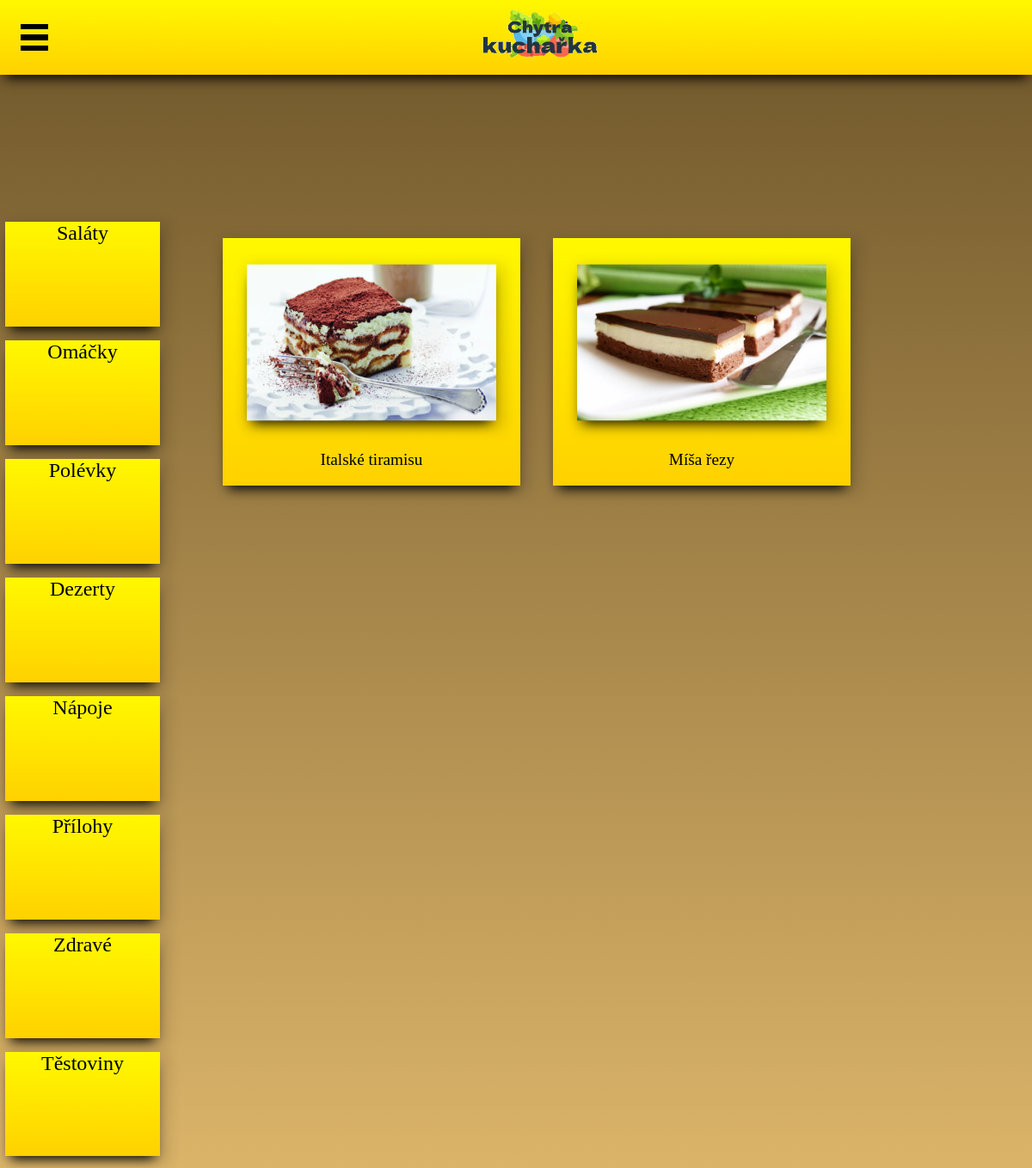
/?page=4, run on the app's committed database.
### tables this page shows
CREATE TABLE `kategorie` (
  `id` int(10) UNSIGNED NOT NULL,
  `nazev` varchar(45) NOT NULL
);

### DATA/kategorie.php (called while the page is built, shortened)
<?php
class Kategorie{
    private $query;
    public function __construct($db_connect){
        $this->query = "SELECT id, nazev FROM kategorie";
        return $this->query = mysqli_query($db_connect, $this->query);
    }
    public function get_data(){
        foreach($this->query as $this->kategorie){
            $id = $this->kategorie["id"];
            $nazev = $this->kategorie["nazev"];
            $arr[] = $id."/".$nazev;
        }
        return $arr;
    }
}

### index.php (the view, shortened to what this page needs)
<?php
    require_once("DATA/kategorie.php");
    $page = $_GET["page"] ?? "home";
    $conn = (new Database)->connect();
    $kategorie = (new Kategorie($conn))->get_data();
    foreach($kategorie as $kat_row){
        $kat_rows[] = explode("/", $kat_row);
    }
?>
<!DOCTYPE html>
<html lang="cs">
<head>
    <link rel="stylesheet" href="STYLE/style.css">
</head>
<body>
    <?php
    echo "<header><div class='filtr_button' id='toggle' class='filtr' onclick='toggle_filtr()' value='filtr'><div id='one' class='one'></div><div id='two' class='two'></div><div id='three' class='three'></div></div><img src='PICS/logo.png' alt='logo Chytrá kuchařka' class='logo' onclick=\"location.href='?page=home'\"></header>";
    echo "<div class='kat_menu'>";
            foreach($kat_rows as $row){
                echo "<div class='kat_button' onclick=\"location.href ='?page=$row[0]'\">$row[1]</div>";
            }
        echo "</div>";
    if(is_numeric($page)){
        echo "<div class='recept_list'>";
        $query = mysqli_query($conn, "SELECT DISTINCT nazev, obrazek FROM recept WHERE kategorie_id = $page");
        foreach($query as $recept_data){
            echo "<div class='recept_button' onclick=\"location.href ='?page=$recept_data[nazev]'\"><img src='PICS/$recept_data[obrazek]' alt='$recept_data[nazev]' class='recept_pic'>$recept_data[nazev]</div>";
        }
    }
    echo "</div>";
    ?>
</body>
</html>

### STYLE/style.css (style rules this page uses)
body { background-image: linear-gradient(rgb(110, 86, 42), rgb(219, 180, 105)); background-attachment: fixed; width: 100%; height: 100%; margin: 0px; padding: 0px; font-size: 1.2em; font-family: 'Times New Roman'; }
header { display: flex; align-items: center; width: 100%; background-image: linear-gradient(rgba(255,248,0,1), rgba(255,209,0,1)); box-shadow: 0px 10px 13px -7px #000000, 5px 5px 15px 5px rgba(0,0,0,0.12); margin-bottom: 1%; z-index: 1000; }
.logo { margin: auto; }
.kat_menu { position: fixed; width: 15%; height: 80%; bottom: 1%; left: 0.5%; display: flex; flex-direction: column; row-gap: 1.5%; z-index: -3; }
.kat_button { width: 100%; height: 80%; font-size: 1.5em; text-align: center; word-wrap:break-word; background-image: linear-gradient(rgba(255,248,0,1), rgba(255,209,0,1)); box-shadow: 0px 10px 13px -7px #000000, 5px 5px 15px 5px rgba(0,0,0,0.12); vertical-align: middle; }
.recept_list { position: fixed; left: 20%; bottom: 1%; width: 80%; height: 80%; display: flex; flex-wrap: wrap; justify-content: left; overflow-y: scroll; overflow-x: hidden; }
.recept_button { height: 15em; width: 18em; text-align: center; margin: 2%; background-image: linear-gradient(rgba(255,248,0,1), rgba(255,209,0,1)); box-shadow: 0px 10px 13px -7px #000000, 5px 5px 15px 5px rgba(0,0,0,0.12); font-size: 1.2em; }
.recept_pic { width: 80%; margin: 10%; height: 60%; box-shadow: 0px 10px 13px -7px #000000, 5px 5px 15px 5px rgba(0,0,0,0.12); transform: scale(1.05); }
.filtr_button { width: 2em; height: 2em; margin-left: 2%; display: flex; flex-direction: column; justify-content: space-between; }
.one { background-color: black; width: 100%; height: 20%; }
.two { background-color: black; width: 100%; height: 20%; }
.three { background-color: black; width: 100%; height: 20%; }
@media only screen and (max-width: 1200px) { body { font-size: 1em; } }

### data on the page
kategorie: nazev "Saláty"
kategorie: nazev "Omáčky"
kategorie: nazev "Polévky"
kategorie: nazev "Dezerty"
kategorie: nazev "Nápoje"
kategorie: nazev "Přílohy"
kategorie: nazev "Zdravé"
kategorie: nazev "Těstoviny"

### other printed values
$recept_data[nazev] "Italské tiramisu"
$recept_data[nazev] "Míša řezy"
